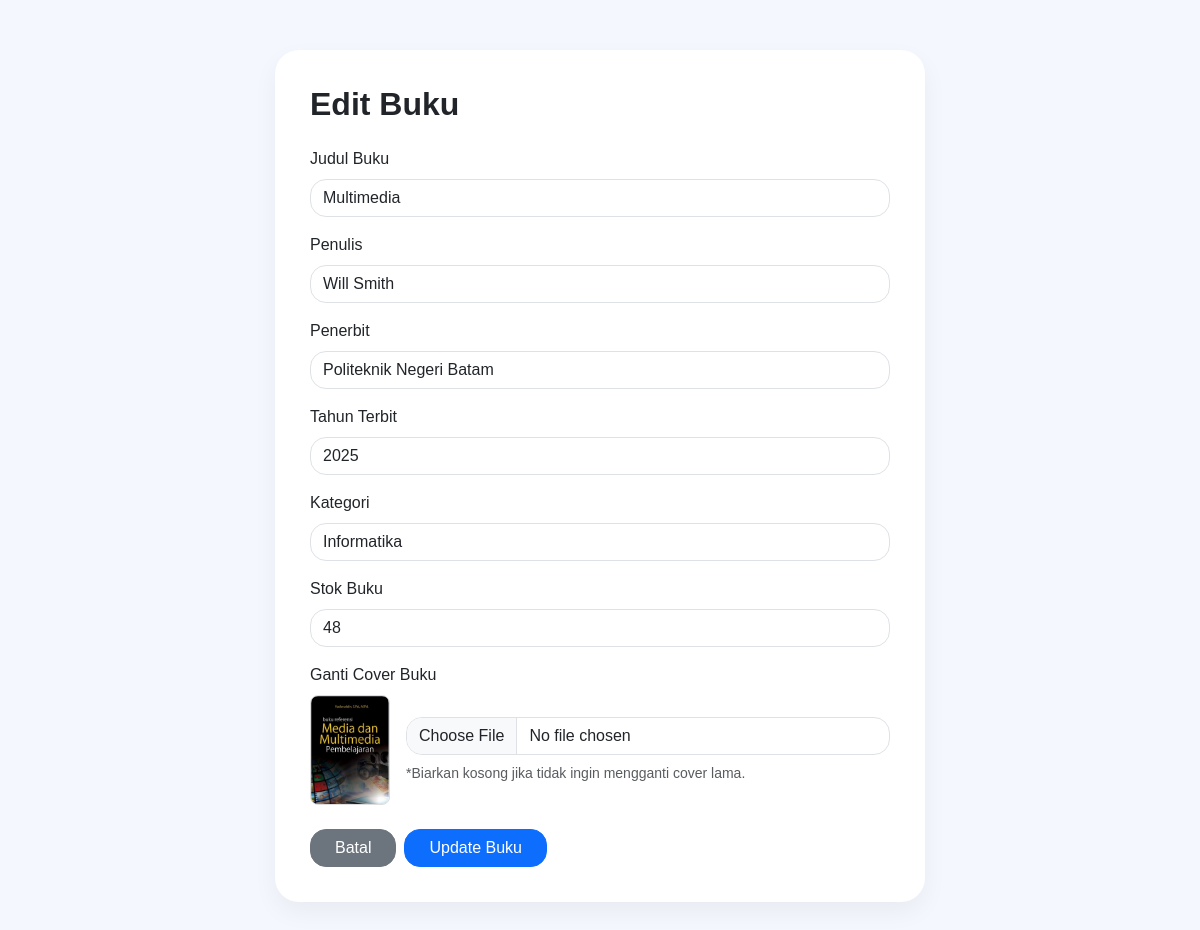
/public/edit_buku.php?id=33, run on the app's committed database.
### tables this page shows
CREATE TABLE `buku` (
  `id` int NOT NULL,
  `judul` varchar(255) NOT NULL,
  `penulis` varchar(150) NOT NULL,
  `penerbit` varchar(150) DEFAULT NULL,
  `tahun` year DEFAULT NULL,
  `stok` int DEFAULT '0',
  `cover` varchar(255) DEFAULT NULL,
  `kategori` int DEFAULT NULL,
  `created_at` timestamp NOT NULL DEFAULT CURRENT_TIMESTAMP,
  `status` varchar(50) DEFAULT NULL
);

CREATE TABLE `kategori` (
  `id` int NOT NULL,
  `nama_kategori` varchar(100) NOT NULL
);

### controllers/BukuController.php (called while the page is built, shortened)
<?php
require_once __DIR__ . "/../models/Buku.php";
require_once __DIR__ . "/../models/Kategori.php";
class BukuController {
    private $buku;
    private $kategori;
    public function __construct(){
        $this->buku = new Buku();
        $this->kategori = new Kategori();
    }
    public function edit(){
        $id = $_GET['id'];
        $book = $this->buku->getById($id);
        $kategori = $this->kategori->getAllKategori();
        require "../views/buku/edit_buku.php";
    }
}

### public/edit_buku.php (called while the page is built)
<?php
require_once "../controllers/BukuController.php";
$buku = new BukuController();
$buku->edit();

### config/database.php (called while the page is built, shortened)
<?php
abstract class Database {
    private $host = "localhost";
    private $user = "root";
    private $pass = "";
    private $db   = "perpustakaan_digital";
    public function __construct(){
        $this->conn = mysqli_connect(
            $this->host,
            $this->user,
            $this->pass,
            $this->db
        );
    }
}

### models/Buku.php (called while the page is built, shortened)
<?php
require_once __DIR__ . "/../config/database.php";
class Buku extends Database {
    public function getById($id){
        $id = (int)$id;
        $sql = "
            SELECT buku.*, kategori.nama_kategori
            FROM buku
            LEFT JOIN kategori ON buku.kategori = kategori.id
            WHERE buku.id = '$id'
        ";
        $query = mysqli_query($this->conn, $sql);
        return mysqli_fetch_assoc($query);
    }
}

### models/Kategori.php (called while the page is built, shortened)
<?php
require_once "../config/database.php";
class Kategori extends Database {
    public function getAllKategori(){
        $query = mysqli_query($this->conn, "
        SELECT *
        FROM kategori
        ORDER BY id DESC
        ");
        return mysqli_fetch_all(
            $query,
            MYSQLI_ASSOC
        );
    }
}

### views/buku/edit_buku.php (the view, shortened to what this page needs)
<!DOCTYPE html>
<html lang="id">
<head>
    <link href="https://cdn.jsdelivr.net/npm/bootstrap@5.3.3/dist/css/bootstrap.min.css" rel="stylesheet">
</head>
<body>
<div class="container">
    <div class="form-box">
        <h2 class="fw-bold mb-4">Edit Buku</h2>
        <form action="buku.php?action=update" method="POST" enctype="multipart/form-data">
            <div class="mb-3">
                <label class="form-label">Judul Buku</label>
                <input type="text" name="judul" class="form-control rounded-4" value="<?= htmlspecialchars($book['judul']) ?>" required>
            </div>
            <div class="mb-3">
                <label class="form-label">Penulis</label>
                <input type="text" name="penulis" class="form-control rounded-4" value="<?= htmlspecialchars($book['penulis']) ?>" required>
            </div>
            <div class="mb-3">
                <label class="form-label">Penerbit</label>
                <input type="text" name="penerbit" class="form-control rounded-4" value="<?= htmlspecialchars($book['penerbit']) ?>" required>
            </div>
            <div class="mb-3">
                <label class="form-label">Tahun Terbit</label>
                <input type="number" name="tahun" class="form-control rounded-4" value="<?= htmlspecialchars($book['tahun']) ?>" required>
            </div>
            <div class="mb-3">
                <label class="form-label">Kategori</label>
                <select name="kategori" class="form-control rounded-4" required>
                    <?php if(isset($kategori)): foreach($kategori as $k): ?>
                        <option value="<?= $k['id'] ?>" <?= ($book['kategori'] == $k['id']) ? 'selected' : '' ?>>
                            <?= $k['nama_kategori'] ?>
                        </option>
                    <?php endforeach; endif; ?>
                </select>
            </div>
            <div class="mb-3">
                <label class="form-label">Stok Buku</label>
                <input type="number" name="stok" class="form-control rounded-4" value="<?= htmlspecialchars($book['stok']) ?>" required>
            </div>
            <div class="mb-4">
                <label class="form-label">Ganti Cover Buku</label>
                <div class="d-flex align-items-center gap-3">
                    <?php if(!empty($book['cover'])): ?>
                        <img src="../assets/images/covers/<?= $book['cover'] ?>" alt="Cover Saat Ini" class="current-cover">
                    <?php else: ?>
                        <div class="current-cover d-flex align-items-center justify-content-center bg-light text-muted" style="font-size: 10px; text-align: center;">No Cover</div>
                    <?php endif; ?>
                    <div class="flex-grow-1">
                        <input type="file" name="cover" class="form-control rounded-4" accept="image/png, image/jpeg, image/jpg">
                        <small class="text-muted d-block mt-2">*Biarkan kosong jika tidak ingin mengganti cover lama.</small>
                    </div>
                </div>
            </div>
            <div class="d-flex gap-2">
                <a href="buku.php" class="btn btn-secondary rounded-4 px-4">Batal</a>
                <button type="submit" class="btn btn-primary rounded-4 px-4">Update Buku</button>
            </div>
        </form>
    </div>
</div>
</body>
</html>

### views/buku/edit_buku.php (style rules this page uses)
body { background:#f4f7fe; font-family:'Poppins',sans-serif; }
.form-box { max-width:650px; margin:50px auto; background:white; padding:35px; border-radius:24px; box-shadow:0 10px 25px rgba(0,0,0,0.05); }
.current-cover { width: 80px; height: 110px; object-fit: cover; border-radius: 8px; border: 1px solid #ddd; }

### data on the page
buku: judul "Multimedia", penulis "Will Smith", penerbit "Politeknik Negeri Batam", tahun "2025", kategori "Informatika", stok "48", cover (picture)
